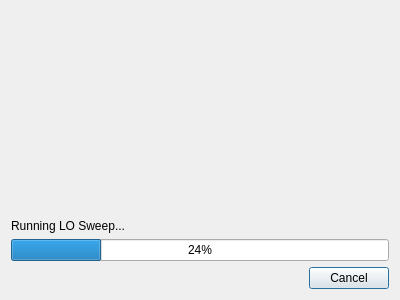
<?xml version="1.0" encoding="UTF-8"?>
<ui version="4.0">
 <class>Dialog</class>
 <widget class="QDialog" name="Dialog">
  <property name="geometry">
   <rect>
    <x>0</x>
    <y>0</y>
    <width>400</width>
    <height>300</height>
   </rect>
  </property>
  <property name="windowTitle">
   <string>Dialog</string>
  </property>
  <layout class="QVBoxLayout" name="verticalLayout">
   <item>
    <widget class="QLabel" name="label">
     <property name="sizePolicy">
      <sizepolicy hsizetype="Preferred" vsizetype="Minimum">
       <horstretch>0</horstretch>
       <verstretch>0</verstretch>
      </sizepolicy>
     </property>
     <property name="text">
      <string>Running LO Sweep...</string>
     </property>
     <property name="alignment">
      <set>Qt::AlignmentFlag::AlignBottom|Qt::AlignmentFlag::AlignLeading|Qt::AlignmentFlag::AlignLeft</set>
     </property>
    </widget>
   </item>
   <item>
    <widget class="QProgressBar" name="progressBar">
     <property name="value">
      <number>24</number>
     </property>
     <property name="orientation">
      <enum>Qt::Orientation::Horizontal</enum>
     </property>
     <property name="invertedAppearance">
      <bool>false</bool>
     </property>
     <property name="textDirection">
      <enum>QProgressBar::Direction::TopToBottom</enum>
     </property>
    </widget>
   </item>
   <item>
    <widget class="QDialogButtonBox" name="buttonBox">
     <property name="orientation">
      <enum>Qt::Orientation::Horizontal</enum>
     </property>
     <property name="standardButtons">
      <set>QDialogButtonBox::StandardButton::Cancel</set>
     </property>
    </widget>
   </item>
  </layout>
 </widget>
 <resources/>
 <connections>
  <connection>
   <sender>buttonBox</sender>
   <signal>accepted()</signal>
   <receiver>Dialog</receiver>
   <slot>accept()</slot>
   <hints>
    <hint type="sourcelabel">
     <x>248</x>
     <y>254</y>
    </hint>
    <hint type="destinationlabel">
     <x>157</x>
     <y>274</y>
    </hint>
   </hints>
  </connection>
  <connection>
   <sender>buttonBox</sender>
   <signal>rejected()</signal>
   <receiver>Dialog</receiver>
   <slot>reject()</slot>
   <hints>
    <hint type="sourcelabel">
     <x>316</x>
     <y>260</y>
    </hint>
    <hint type="destinationlabel">
     <x>286</x>
     <y>274</y>
    </hint>
   </hints>
  </connection>
 </connections>
</ui>
